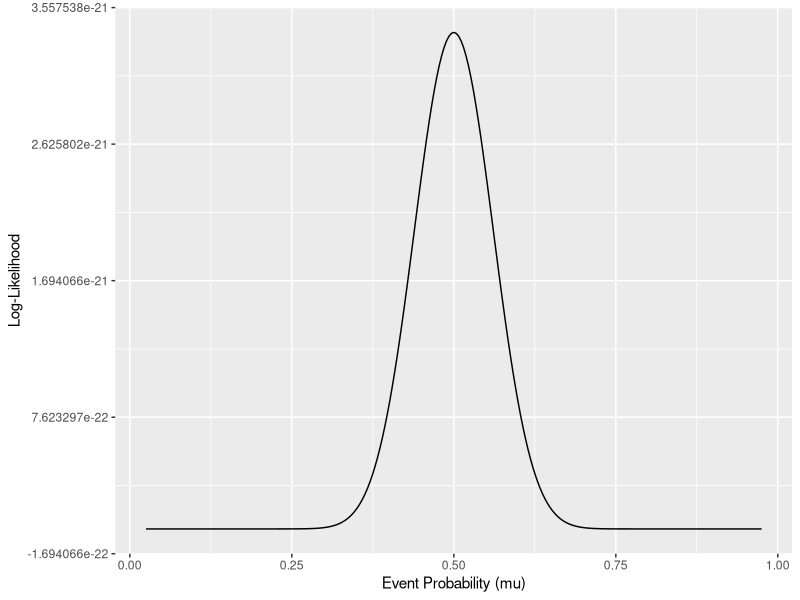
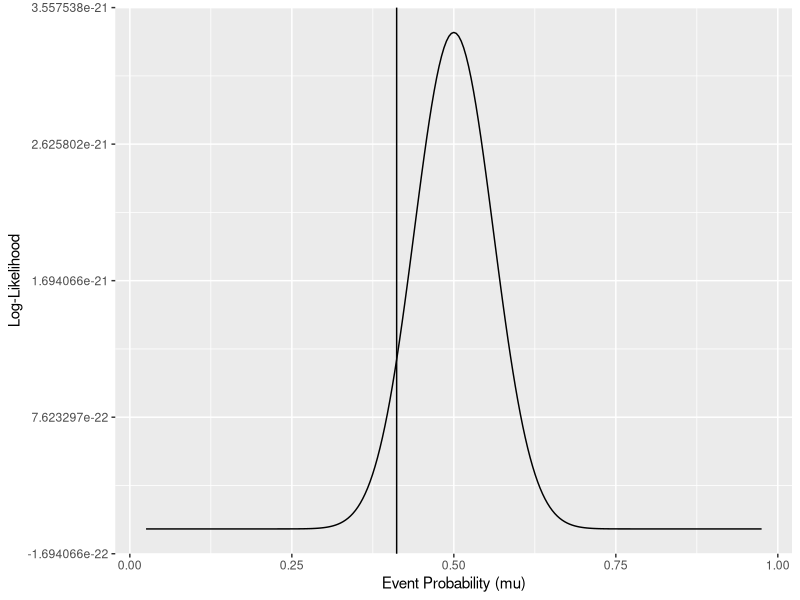
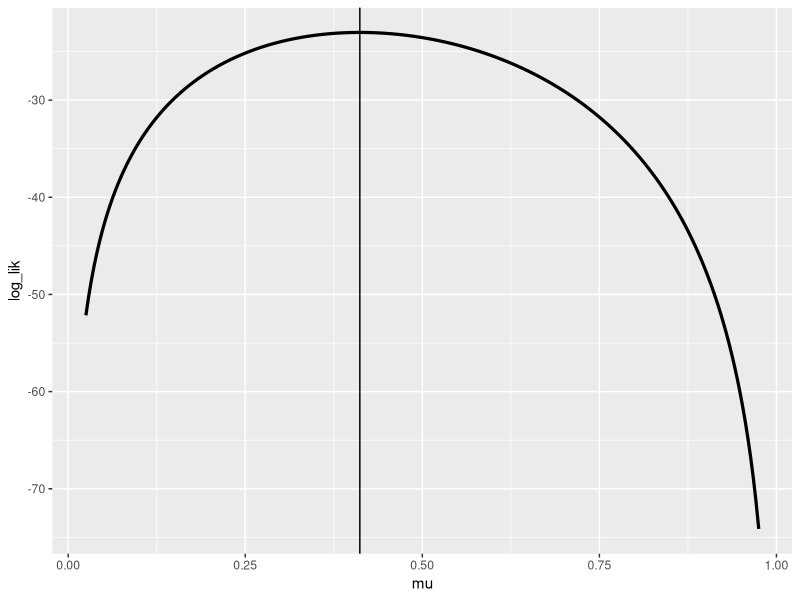
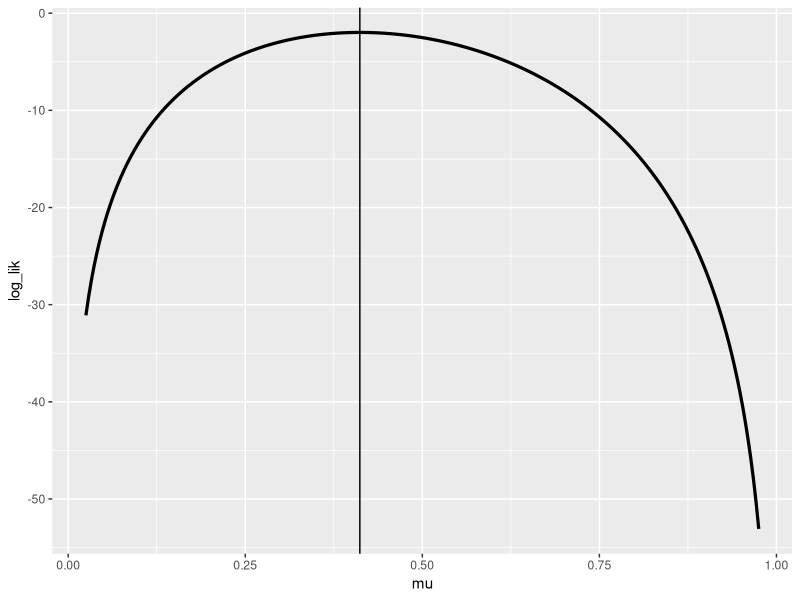
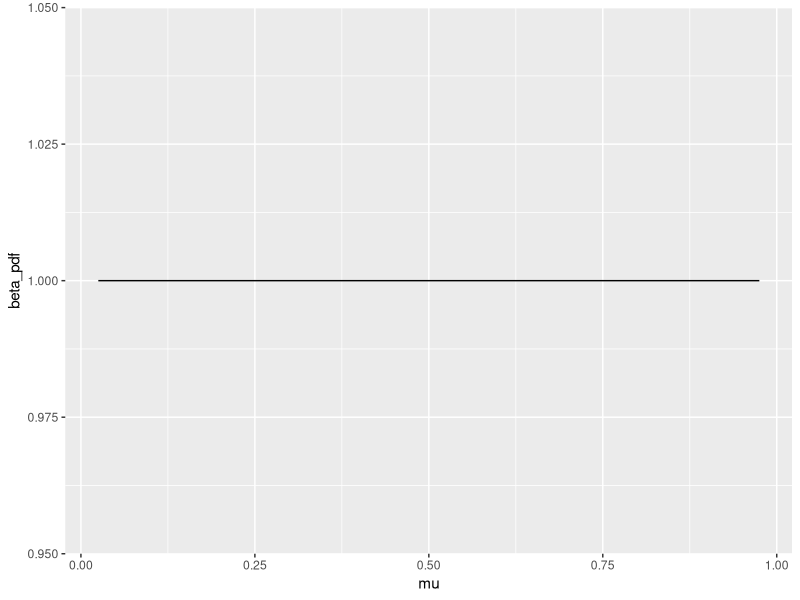
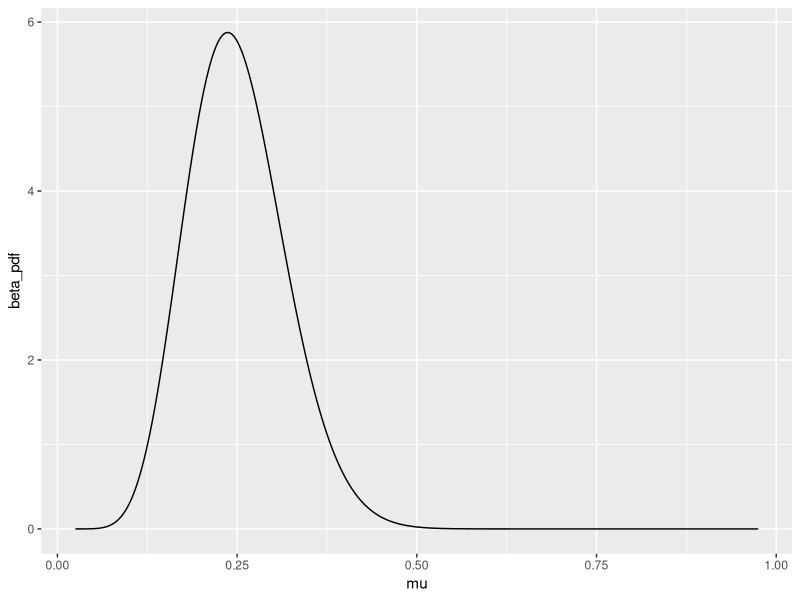
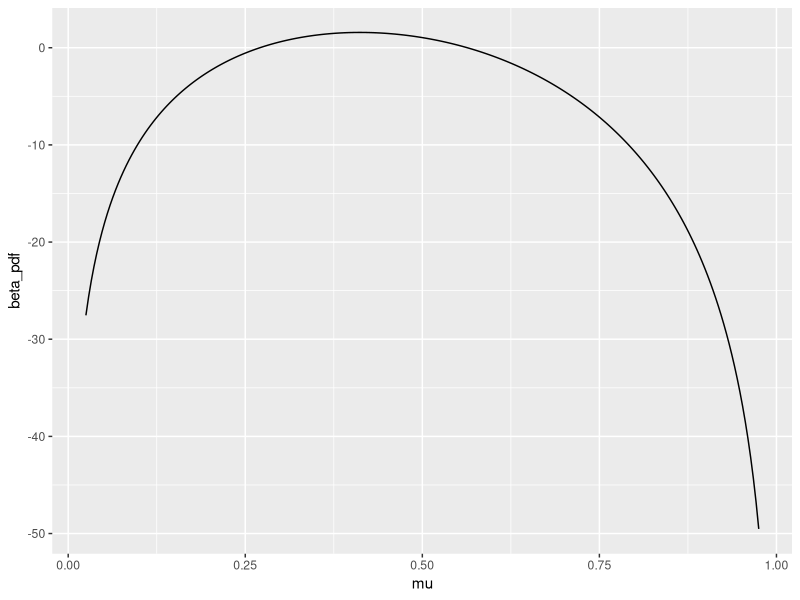
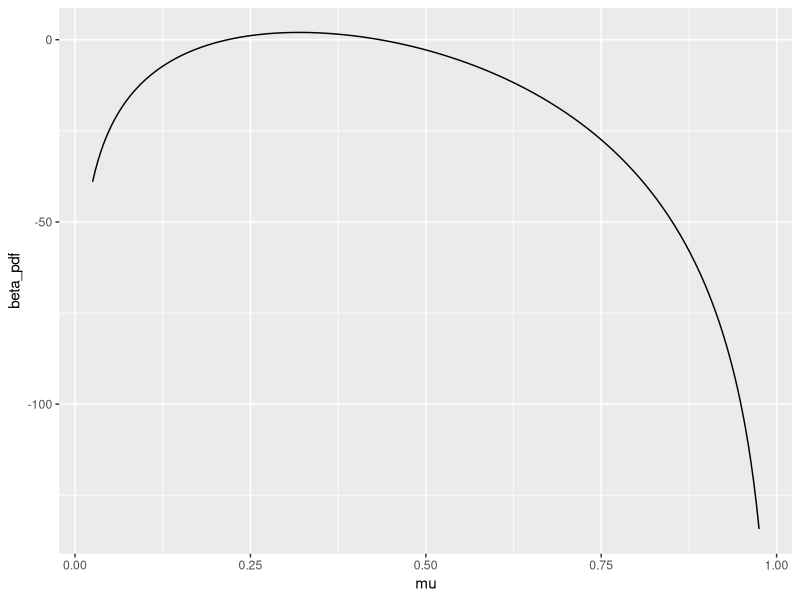

Reproduce these figures in R, in order.
## ---- chunk 1
knitr::opts_chunk$set(echo = TRUE)
## ---- chunk 2
library(tidyverse)
## ---- chunk 3
x <- c(0, 0, 0, 0,
       0, 1, 1, 0,
       1, 0, 0, 0,
       0, 1, 1, 0, 1,
       1, 0, 0, 1,
       0, 0, 1, 0,
       1, 1, 1, 0, 0,
       0, 0, 1, 1)
## ---- chunk 4

result = mean(x)
result
## ---- chunk 5
#MLE = M/N
MLE = sum(x==1)/ length(x)
MLE
## ---- chunk 6
log_bernoulli_pmf <- function(xobs, prob)
{
  ((1 -prob)**(length(xobs == 0)))*(prob**(length(xobs == 1)))
}
## ---- chunk 7
log_bernoulli_pmf(x[1], 0.250)
log_bernoulli_pmf(x[2], 0.250)
log_bernoulli_pmf(x[3], 0.250)
log_bernoulli_pmf(x[4], 0.250)
log_bernoulli_pmf(x[5], 0.250)
## ---- chunk 8
x_first5 <- x[1:5]

log_bernoulli_pmf(x_first5, 0.250)
## ---- chunk 9
mu <- 0.25
n <- length(x)

log_likelihood <- function(mu, x) {
  sum(x * log(mu) + (1-x) * log(1-mu))
}
log_lik <- log_likelihood(mu, x)

log_lik
## ---- chunk 10
mu_grid <- seq(from = 0.025, to = 0.975, length.out = 251)
## ---- chunk 11
for( n in 1:4 ){
  print( n )
}
## ---- chunk 12
example_vector <- rep( as.numeric(NA), 10 )

example_vector %>% class()
## ---- chunk 13
example_vector
## ---- chunk 14
seq_along(example_vector)
## ---- chunk 15
for( n in seq_along(example_vector) ){
  example_vector[n] <- n ^ 2
}
## ---- chunk 16
example_vector
## ---- chunk 17
(1:10)^2
## ---- chunk 18
log_lik_xa = rep(NA, length(mu_grid))
for (i in seq_along(mu_grid)){
  log_lik_xa[i] <- sum(log_bernoulli_pmf(x, mu_grid[i])) 
  #log_bernoulli_pmf(vector, probabilty:seq(from = 0.025, to = 0.975, length.out = 251))
}
## ---- chunk 19
xa_results <- tibble::tibble(
  mu = mu_grid,
  log_lik = log_lik_xa
)
## ---- chunk 20
library(ggplot2)
ggplot(xa_results, aes(x = mu, y = log_lik)) +
  geom_line() +
  xlab("Event Probability (mu)") +
  ylab("Log-Likelihood")
## ---- chunk 21
library(ggplot2)
ggplot(xa_results, aes(x = mu, y = log_lik)) +
  geom_line() +
  geom_vline(xintercept = MLE) +
  xlab("Event Probability (mu)") +
  ylab("Log-Likelihood")
## ---- chunk 22
#!!!not sure
player_hits <- sum(x==1)
player_atbats <- length(x)
player_hits
player_atbats
## ---- chunk 23
#events * log(prob) + (trials - events) * log(1 - prob)
tibble::tibble(
  mu = mu_grid
) %>% 
  mutate(log_lik = player_hits * log(mu) + (player_atbats - player_hits) * log(1 - mu)) %>%
  ggplot(aes(x = mu, y = log_lik)) + geom_line(size = 1.1) + geom_vline(xintercept = MLE, aes(size = 1, linetype = dashed, color = 'red'))
## ---- chunk 24
#dbinom(x, size, prob) => x(event), m,size. N, prob ->\mu
tibble::tibble(
  mu = mu_grid
) %>% 
  mutate(log_lik = dbinom(player_hits, player_atbats, mu, log = TRUE)) %>%
  ggplot(aes(x = mu, y = log_lik)) + geom_line(size = 1.1) + geom_vline(xintercept = MLE, aes(size = 1, linetype = dashed, color = 'red'))


## ---- chunk 25
a_uniform <- 1
b_uniform <- 1

a_inform <- 10
b_inform <- 30
## ---- chunk 26
tibble::tibble(
  mu = mu_grid
) %>% 
  mutate(beta_pdf = dbeta(x = mu, shape1 = a_uniform, shape2 = b_uniform) )
## ---- chunk 27
tibble::tibble(
  mu = mu_grid
) %>% 
  mutate(beta_pdf = mean(x = mu, shape1 = a_uniform, shape2 = b_uniform) )

## ---- chunk 28
tibble::tibble(
  mu = mu_grid
) %>% 
  mutate(beta_pdf = dbeta(x = mu, shape1 = a_uniform, shape2 = b_uniform) ) %>% 
  ggplot(mapping = aes(x = mu, y = beta_pdf))+
  geom_line() 
## ---- chunk 29

tibble::tibble(
  mu = mu_grid
) %>% 
  mutate(beta_pdf = dbeta(x = mu, shape1 = a_inform, shape2 = b_inform) ) %>% 
  ggplot(mapping = aes(x = mu, y = beta_pdf))+
  geom_line() 
## ---- chunk 30
prior_shape <- tibble::tibble(
  a = c(a_uniform, a_inform),
  b = c(b_uniform, b_inform)
)
prior_shape
#a_new, b_new calculation posterior-> a_new = a + success in trials, b_new = b + trials number - success in trials
#In Bayesian statistics, b_new = b + N - m is an update formula for the shape parameter of the Beta distribution in the context of a binomial model. Here, b is the original shape parameter of the Beta distribution, N is the number of trials, and m is the number of successes in those trials.
posterior_shape <- prior_shape %>% 
  mutate(a_new = a + player_hits,
         b_new = b + player_atbats - player_hits)
posterior_shape
## ---- chunk 31
posterior_shape <- posterior_shape %>% 
  mutate(
    mean = a_new / (a_new + b_new),
         mode = (a_new - 1) / (a_new + b_new - 2),
         qbeta(0.05, a_new, b_new),
         qbeta(0.95, a_new, b_new))
posterior_shape
## ---- chunk 32
tibble::tibble(
  mu = mu_grid
) %>% 
  mutate(beta_pdf = dbeta(x = mu, shape1 = posterior_shape$a_new[1], shape2 = posterior_shape$b_new[1], log = TRUE)) %>% 
  ggplot (mapping = aes(x = mu, y = beta_pdf)) +
  geom_line()
## ---- chunk 33
tibble::tibble(
  mu = mu_grid
) %>% 
  mutate(beta_pdf = dbeta(x = mu, shape1 = posterior_shape$a_new[2], shape2 = posterior_shape$b_new[2], log = TRUE)) %>% 
  ggplot (mapping = aes(x = mu, y = beta_pdf)) +
  geom_line()
## ---- chunk 34
season_hits <- 62

season_atbats <- 284
## ---- chunk 35
new_posterior_shape <- prior_shape %>% 
  mutate(a_new = a + season_hits,
         b_new = b + season_atbats - season_hits)
new_posterior_shape
## ---- chunk 36
new_posterior_shape <- new_posterior_shape %>% 
  mutate(
         mean = a_new / (a_new + b_new),
         mode = (a_new - 1) / (a_new + b_new - 2),
         qbeta(0.05, a_new, b_new),
         qbeta(0.95, a_new, b_new))
new_posterior_shape
## ---- chunk 37
tibble::tibble(
  mu = mu_grid
) %>% 
  mutate(beta_pdf = dbeta(x = mu, shape1 = new_posterior_shape$a_new[1], shape2 = new_posterior_shape$b_new[1], log = TRUE)) %>% 
  ggplot (mapping = aes(x = mu, y = beta_pdf)) +
  geom_line()
## ---- chunk 38
tibble::tibble(
  mu = mu_grid
) %>% 
  mutate(beta_pdf = dbeta(x = mu, shape1 = new_posterior_shape$a_new[2], shape2 = new_posterior_shape$b_new[2], log = TRUE)) %>% 
  ggplot (mapping = aes(x = mu, y = beta_pdf)) +
  geom_line()
